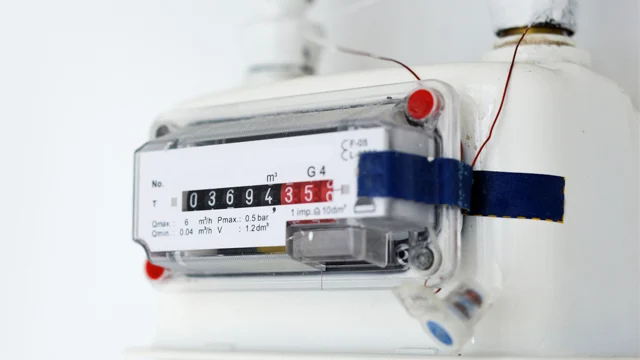
#> input picture tasks/task8/numer bio1/lich3.jpg, 640 x 360 px, found by its file name
$ python 'task8(4).py'
#> lines starting #> are read from the running program, lines starting #| are printed output that depends on the picture; after the words box and inside, x2 and y2 are one past the last pixel; in counts of white or black regions, pixels touching at a corner belong together
import cv2
import pytesseract
import re

img = cv2.imread('/home/rodion/yuliia0/aboba/tasks/task8/numer bio1/lich3.jpg')
#> img is the input picture: shape (360, 640, 3); mean B, G, R 202.6, 199.8, 197.5
gray = cv2.cvtColor(img, cv2.COLOR_BGR2GRAY)
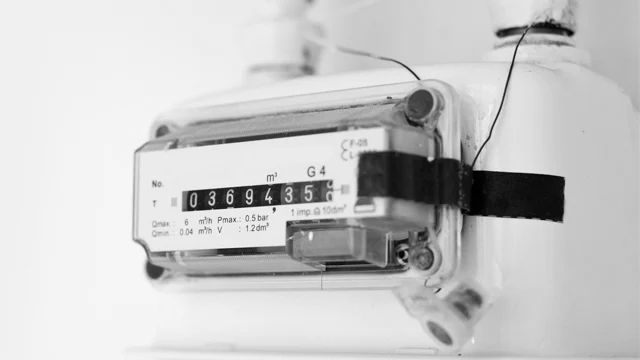
#> gray: shape (360, 640); min 0, max 248, mean 199.4
gray = cv2.blur(gray, (3,3))
cv2.imshow('cool', img)

"""обрізка, квадрат"""
'''gray = gray[110:gray.shape[1]-110, 80:gray.shape[0]-80]'''
canny= cv2.Canny(gray, 240, 240 * 2)
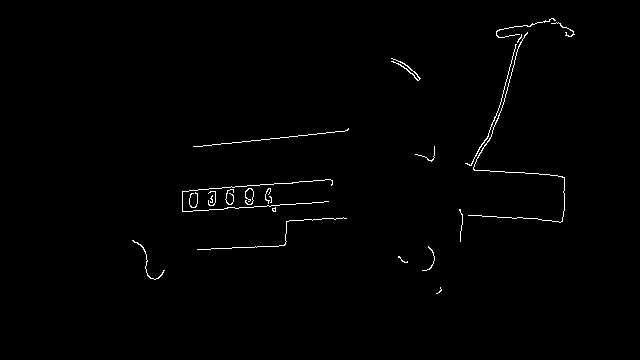
#> canny: shape (360, 640); 0.83% white in thin lines or dots, all inside (x1, y1, x2, y2) = (132, 18, 575, 294)
cv2.imshow('non',canny )
contours, hierarchy = cv2.findContours(canny, cv2.RETR_TREE, cv2.CHAIN_APPROX_SIMPLE)
#> contours = 24 contours, 20 with area under 20; largest, box (x1, y1, x2, y2) and area: (391, 58, 421, 81) 32, (468, 32, 565, 223) 24, (465, 44, 517, 166) 21, (132, 240, 165, 280) 20

boundRect = [None]*len(contours)
#> boundRect = 24 items
list=[]
for i, c in enumerate(contours):
    boundRect[i] = cv2.boundingRect(cv2.approxPolyDP(c, 3, True))
#> this loop made 24 passes
#> after the loop, boundRect = 24 items, first 6: (436, 287, 5, 7), (398, 256, 10, 7), (422, 246, 13, 25), (132, 240, 33, 39), (197, 218, 150, 32), (459, 209, 2, 33)
for i in range(len(contours)):
    x1=int(boundRect[i][0])
    x2=int(boundRect[i][0]+boundRect[i][2])
    y1=int(boundRect[i][1])
    y2=int(boundRect[i][1]+boundRect[i][3])
    '''if (boundRect[i][3])>12 and boundRect[i][2]>12:'''
    if 100*(boundRect[i][3])>boundRect[i][2] and 0*(boundRect[i][3])<boundRect[i][2]:
        lines=cv2.rectangle(gray, (x1, y1), (x2, y2), (100,10,40), 2)
        length=boundRect[i][2]
        """мікро-перерва для відшивання ліній"""
        list.append((x1,y1,x2,y2,length))
        """закінчення набору списку прямокутників-обітків"""
#> this loop made 24 passes
#> (x1, x2, y1, y2, length) on passes 1 to 12: (436, 441, 287, 294, 5), (398, 408, 256, 263, 10), (422, 435, 246, 271, 13), (132, 165, 240, 279, 33), (197, 347, 218, 250, 150), (459, 461, 209, 242, 2), (273, 276, 207, 212, 3), (272, 276, 209, 211, 4), (269, 272, 196, 203, 3), (210, 213, 195, 203, 3), (189, 198, 192, 208, 9), (208, 216, 191, 206, 8)
#> pass 2, `lines=cv2.rectangle(gray, (x1, y1), (x2, y2), (100,10,40), 2)`:
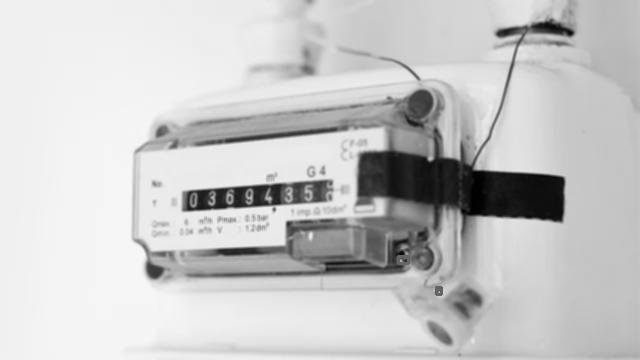
#> lines: shape (360, 640); min 1, max 247, mean 199.4
#> after the loop:
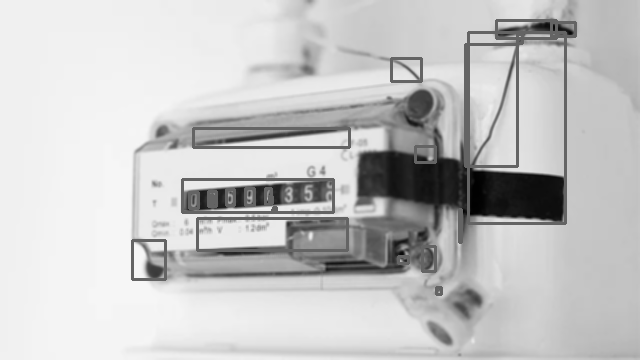
#> gray: shape (360, 640); min 1, max 247, mean 196.8
#> after the loop, list = 24 items, first 6: (436, 287, 441, 294, 5), (398, 256, 408, 263, 10), (422, 246, 435, 271, 13), (132, 240, 165, 279, 33), (197, 218, 347, 250, 150), (459, 209, 461, 242, 2)
cv2.imshow('Rt', gray)
"""початок розслідування"""
sorted=sorted(list,key=lambda line:line[4],reverse=True)
#> sorted = 24 items, first 6: (193, 128, 349, 147, 156), (182, 179, 333, 212, 151), (197, 218, 347, 250, 150), (468, 32, 565, 223, 97), (496, 20, 556, 38, 60), (465, 44, 517, 166, 52)
'''print(sorted)'''
x1,y1,x2,y2,dov=sorted[0]
#> x1 = 193; y1 = 128; x2 = 349; y2 = 147; dov = 156
'''print(x1,y1,x2,y2,dov)'''
cv2.rectangle(img, (x1, y1), (x2,y2), (100,10,40), 2)
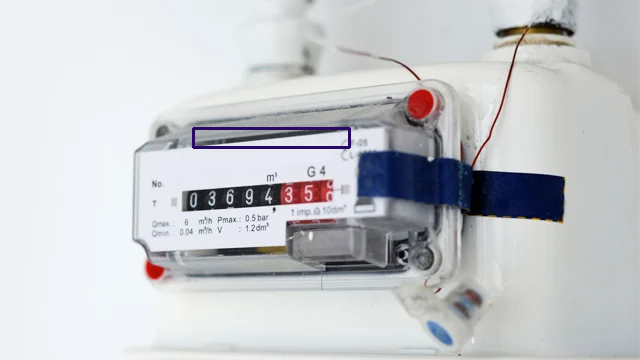
#> img: shape (360, 640, 3); 0.45% of pixels changed, all inside (x1, y1, x2, y2) = (192, 127, 351, 149)
crop = img[y1:y2, x1:x2]
crop=cv2.GaussianBlur(crop,(3,3),0)
crop_gray=cv2.cvtColor(crop, cv2.COLOR_BGR2GRAY)
ret, thresh = cv2.threshold(crop_gray, 170, 255, cv2.THRESH_BINARY_INV)
'''cv2.imshow("Area",thresh )'''

#> (the run stopped early here; a loop or call above may not have finished)

$ run again, with tasks/task8/numer bio1/lich2.jpg copied over tasks/task8/numer bio1/lich3.jpg
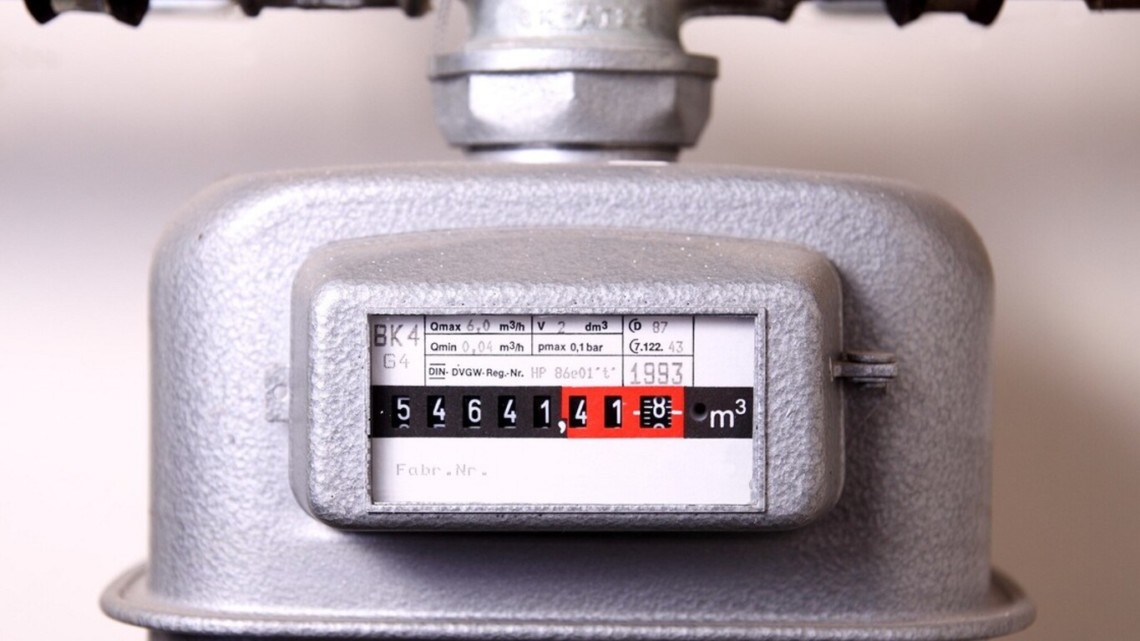
#> input picture tasks/task8/numer bio1/lich2.jpg, 1140 x 641 px, found by its file name
#> img is the input picture: shape (641, 1140, 3); mean B, G, R 172, 165.9, 179
#> `canny= cv2.Canny(gray, 240, 240 * 2)`:
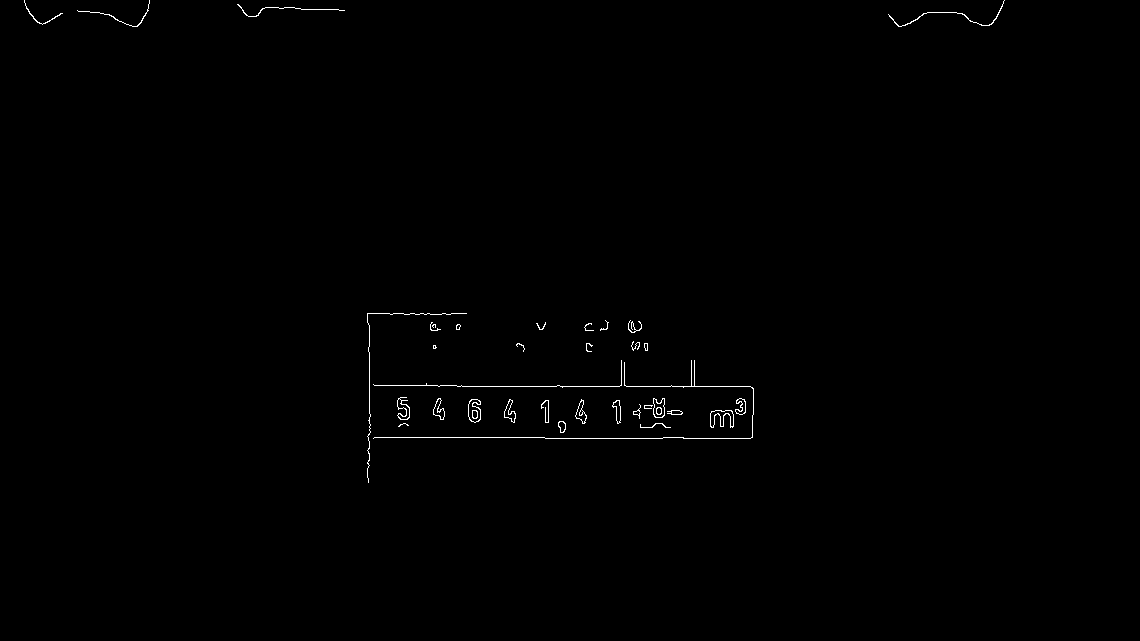
#> canny: shape (641, 1140); 0.4% white in thin lines or dots, all inside (x1, y1, x2, y2) = (24, 0, 1005, 483)
#> contours = 55 contours, 25 with area under 20; largest, box (x1, y1, x2, y2) and area: (468, 399, 481, 423) 220, (710, 410, 734, 428) 206, (468, 399, 481, 423) 204, (710, 410, 734, 428) 191, (653, 398, 665, 418) 174
#> `boundRect = [None]*len(contours)`: boundRect = 55 items
#> the loop `for i, c in enumerate(contours):` made 55 passes
#> after the loop `for i, c in enumerate(contours):`: boundRect = 55 items, first 6: (640, 423, 31, 5), (398, 425, 11, 2), (559, 421, 7, 12), (560, 421, 6, 12), (711, 410, 23, 18), (710, 410, 24, 18)
#> the loop `for i in range(len(contours)):` made 55 passes
#> (x1, x2, y1, y2, length) on passes 1 to 8: (640, 671, 423, 428, 31), (398, 409, 425, 427, 11), (559, 566, 421, 433, 7), (560, 566, 421, 433, 6), (711, 734, 410, 428, 23), (710, 734, 410, 428, 24), (667, 683, 411, 414, 16), (671, 683, 412, 414, 12)
#> after the loop `for i in range(len(contours)):`: list = 55 items, first 6: (640, 423, 671, 428, 31), (398, 425, 409, 427, 11), (559, 421, 566, 433, 7), (560, 421, 566, 433, 6), (711, 410, 734, 428, 23), (710, 410, 734, 428, 24)
#> sorted = 55 items, first 6: (373, 360, 754, 439, 381), (373, 360, 622, 387, 249), (888, 0, 1005, 27, 117), (237, 4, 345, 17, 108), (367, 313, 467, 483, 100), (77, 0, 150, 27, 73)
#> `x1,y1,x2,y2,dov=sorted[0]`: x1 = 373; y1 = 360; x2 = 754; y2 = 439; dov = 381
#> img: shape (641, 1140, 3); 0.38% of pixels changed, all inside (x1, y1, x2, y2) = (372, 359, 756, 441)
#> `ret, thresh = cv2.threshold(crop_gray, 170, 255, cv2.THRESH_BINARY_INV)`:
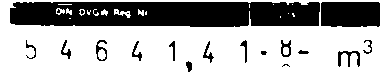
#> thresh: shape (79, 381); 68.9% white; 20 black regions (5 under 20 px), largest, box (x1, y1, x2, y2) and area: (10, 2, 320, 27) 7022, (321, 2, 380, 27) 1445, (338, 51, 360, 67) 148
